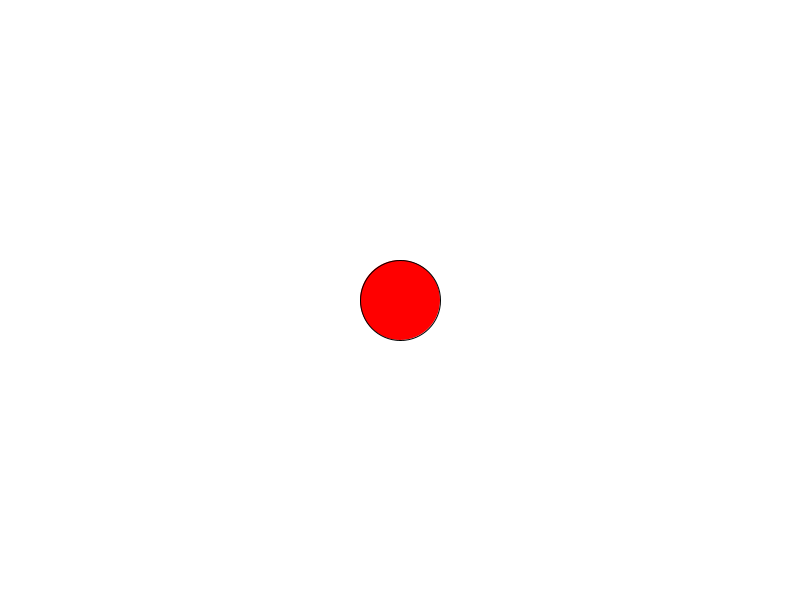
Frame 1 (no input)
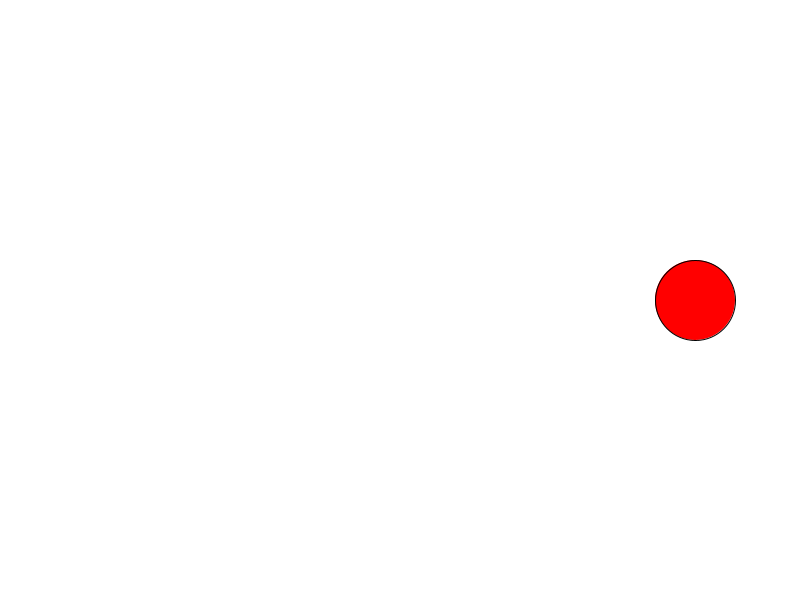
Frame 60 (the mouse pressed at the canvas centre just before this capture)
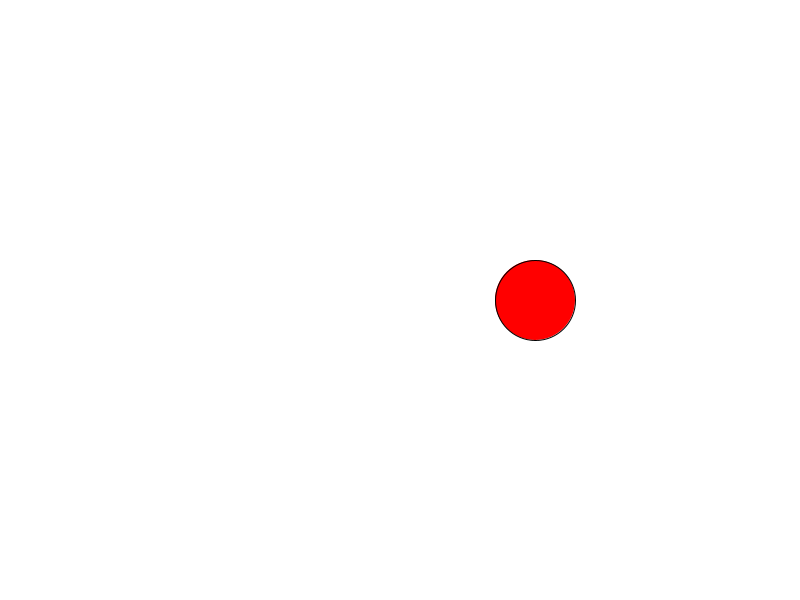
Frame 120 (the mouse held since frame 60 and released just before this capture)

The Processing sketch that drew these frames (run headless with seeded random() and noise(); from frame 60 on, the mouse is pressed at the canvas centre):

// Processing sketch: bouncingBall
// ── bouncingBall.pde
int x; 
int y; 
int r; 
int step;
boolean stepRight; 

void setup(){
  size(800, 600);
  x = width/2;
  y = height/2;
  r = 80;
  step = 5; 
  stepRight = true;
}

void draw() {
  background(255);
  fill(255, 0, 0);
  ellipse(x, y, r, r);
  if (stepRight){
    x = x + step;
  } else {
    x = x - step;
  }
  if (x > width-r/2){
    stepRight = false;
  } else if (x < r/2){
    stepRight = true;
  }
}
